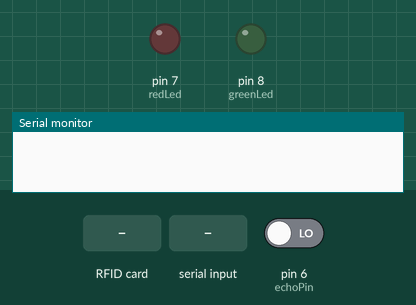
The sketch below on a simulated Arduino Uno, built with avr-gcc and run on an emulated ATmega328P. Shown: output pins drawn as LEDs (lit = HIGH), the last lines printed to the serial monitor. The inputs (shaded band) are chosen by the test bench; at power-on: pin 6 (echoPin) LOW. Pins used as bus, display or sensor lines are not drawn.

Above: at 0.1 s.
At 2.3 s:
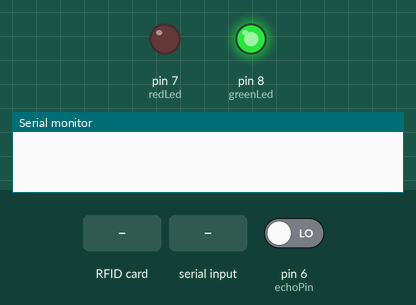
2.4 s: RFID card 5E 7A 19 C4 held to the reader
5.0 s: "1" received over Serial
At 5.8 s:
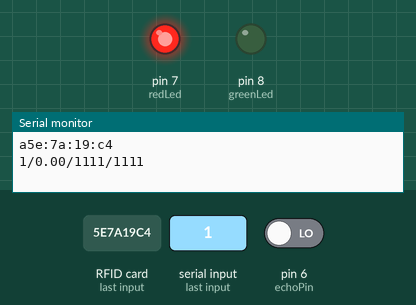
Timing chart, 0 to 8.0 s (numbered marks = the images above; inputs shaded):
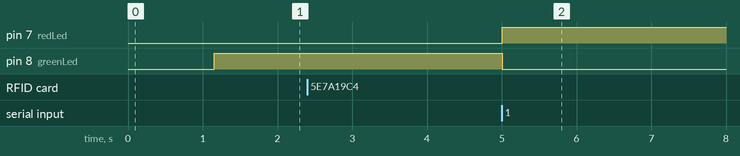

Measured:
- after the input at 5.0 s, pin 7 (redLed): LOW → HIGH at once; pin 8 (greenLed): HIGH → LOW at once

The sketch:

rfid_mas_ultrasonido.ino
```cpp
#include "SPI.h"
#include "MFRC522.h"

#define SS_PIN 10
#define RST_PIN 9
#define SP_PIN 8

MFRC522 rfid(SS_PIN, RST_PIN);

MFRC522::MIFARE_Key key;

int nuevaBici = 0;
int stationNumber = 1;
int greenLed = 8;
int redLed = 7;
int n = 0;

//Distance sensor:
int trigPin = 5;
int echoPin = 6;
int contador = 1000;
float dis = 0;

void setup() {
  Serial.begin(9600);
  pinMode(greenLed, OUTPUT);
  pinMode(redLed, OUTPUT);
  pinMode(trigPin, OUTPUT);
  pinMode(echoPin, INPUT);
  dis = measureDistance();
  SPI.begin();
  rfid.PCD_Init();
  open();
}

void loop() {

  if (contador == 1000) {
    float newDis = measureDistance();
    if (abs(newDis - dis) > 5) {
      Serial.print("z");
      Serial.println(newDis);
    }
    contador = 0;
  }
  contador++;

  if (!rfid.PICC_IsNewCardPresent() || !rfid.PICC_ReadCardSerial())
    return;

  // Serial.print(F("PICC type: "));
  MFRC522::PICC_Type piccType = rfid.PICC_GetType(rfid.uid.sak);
  // Serial.println(rfid.PICC_GetTypeName(piccType));

  // Check is the PICC of Classic MIFARE type
  if (piccType != MFRC522::PICC_TYPE_MIFARE_MINI &&
      piccType != MFRC522::PICC_TYPE_MIFARE_1K &&
      piccType != MFRC522::PICC_TYPE_MIFARE_4K) {
    Serial.println(F("Your tag is not of type MIFARE Classic."));
    return;
  }

  String strID = "";
  for (byte i = 0; i < 4; i++) {
    strID +=
      (rfid.uid.uidByte[i] < 0x10 ? "0" : "") +
      String(rfid.uid.uidByte[i], HEX) +
      (i != 3 ? ":" : "");
  }

  //  strID.toUpperCase();
  if (nuevaBici == 0) {
    dis = measureDistance();
    Serial.print("a");
    Serial.println(strID);
    Serial.print(stationNumber);
    Serial.print("/");
    Serial.print(dis);
    Serial.print("/");
    Serial.print("1111");
    Serial.print("/");
    Serial.println("1111");
  } else {
    Serial.print("b");
    Serial.println(strID);
    Serial.print(stationNumber);
    Serial.print("/");
    Serial.print("1111");
    Serial.print("/");
    Serial.print("1111");
    Serial.print("/");
    Serial.println("1111");
  }
  esperarRespuestaServidor();
  rfid.PICC_HaltA();
  rfid.PCD_StopCrypto1();
}


void esperarRespuestaServidor() {
  delay(500);
  for (int i = 0; i <= 100; i++) {
    if (Serial.available()) {
      n = Serial.read();
      break;
    }
    delay(500);
  }
  if (n != 0) {
    close();
    nuevaBici = 1;
  } else {
    open();
    nuevaBici = 0;
  }
}


void close() {
  digitalWrite(redLed, HIGH);
  digitalWrite(greenLed, LOW);
}

void open() {
  digitalWrite(redLed, LOW);
  digitalWrite(greenLed, HIGH);
}

float measureDistance() {
  float duration, distance;
  digitalWrite(trigPin, HIGH);
  delay(100);
  digitalWrite(trigPin, LOW);
  duration = pulseIn(echoPin, HIGH);
  distance = (duration / 2) / 29.1;
  //  distance2 = duration * 0.034 / 2;
  return distance;
}
```
